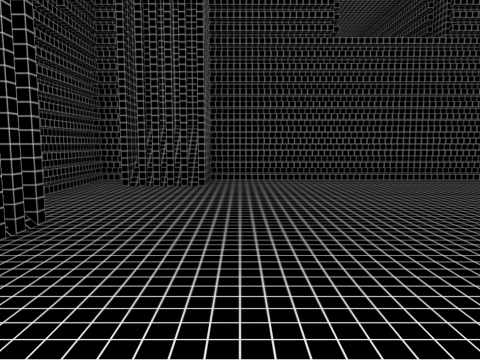
View 1 (above)

24 first-person views from a walk through a scene from a Unity 3-D project. The camera is 1.5 m above the floor, tilts 6° down and sees 70° across. The floor is counted in squares, 2 m on a side. Each view is taken from the middle of a square. On the plan, view 1 faces up. The plan holds only what a view shows up to about 11 squares ahead; the rest is blank. The place goes on beyond the plan. The player is left out.

View 2
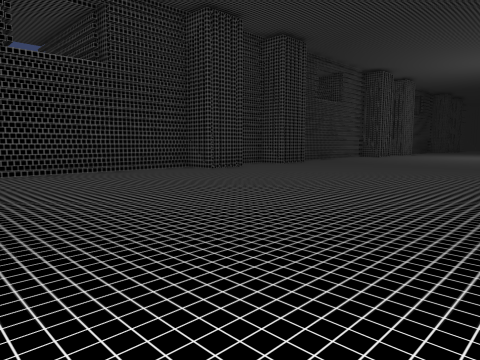

View 3
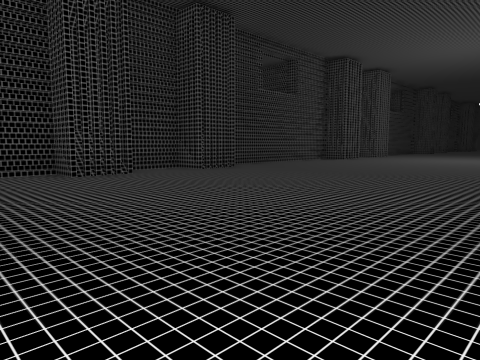

View 4
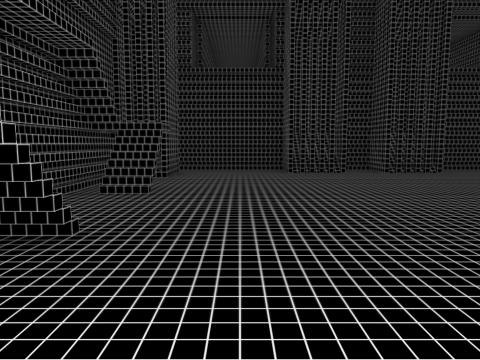

View 5
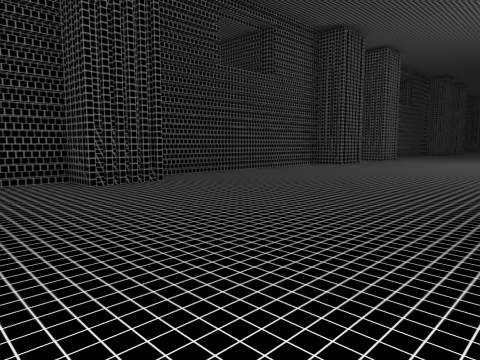

View 6
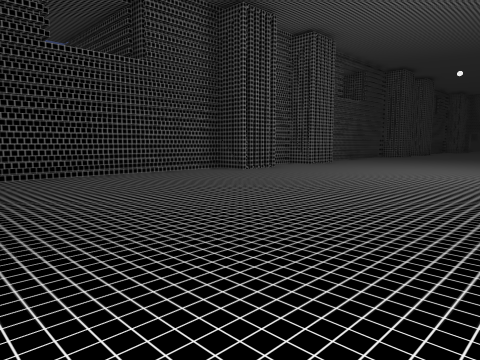

View 7
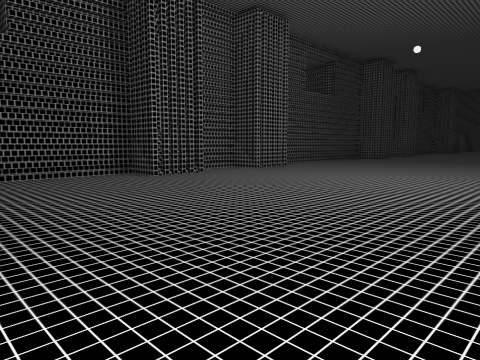

View 8
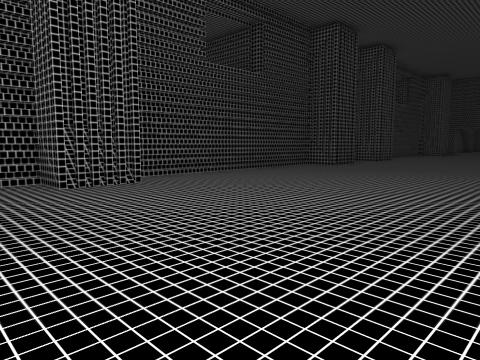

View 9
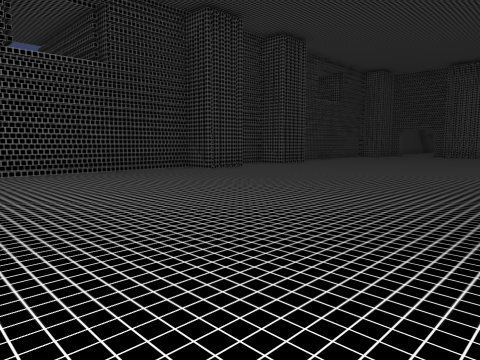

View 10
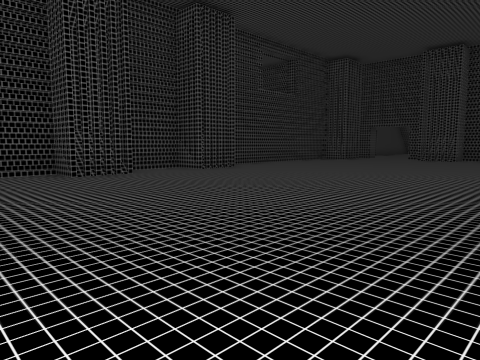

View 11
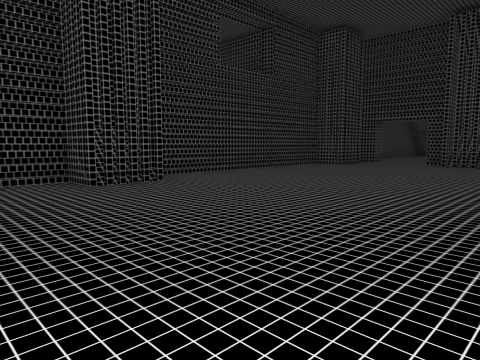

View 12
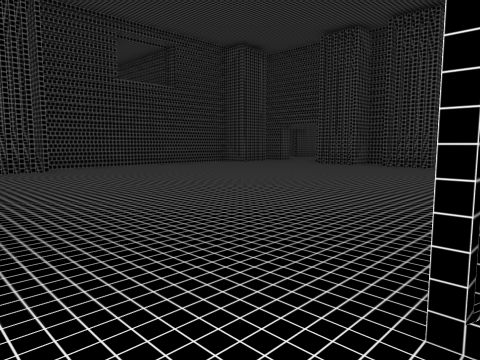

View 13
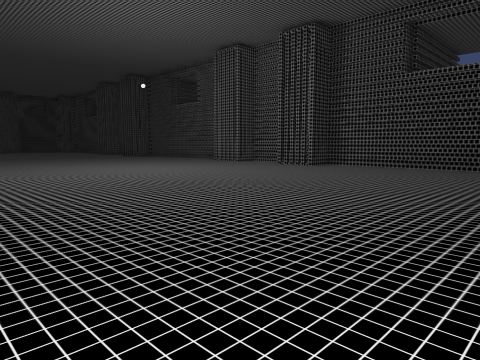

View 14
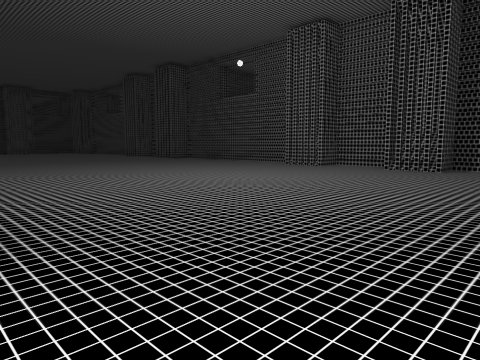

View 15
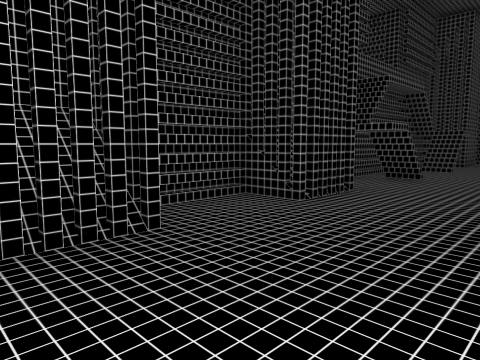

View 16
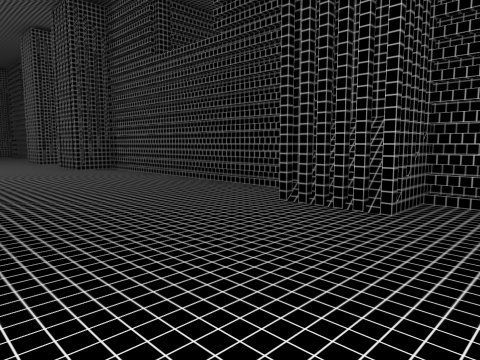

View 17
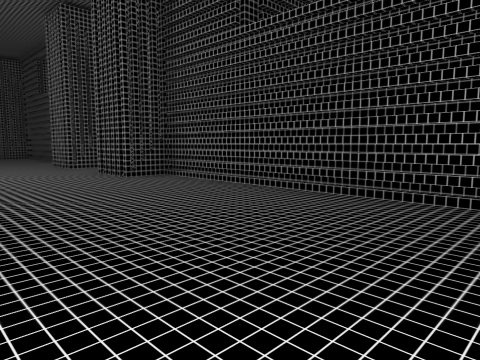

View 18
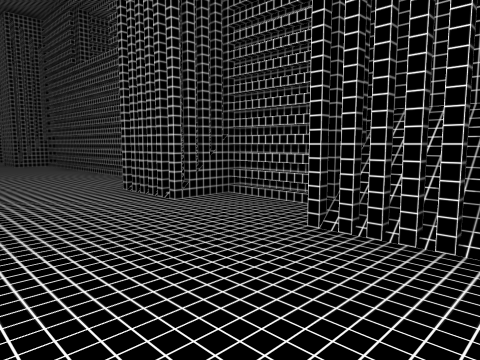

View 19
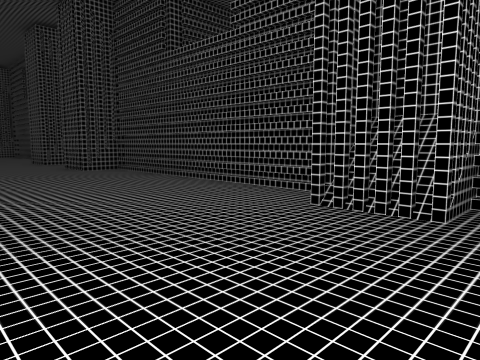

View 20
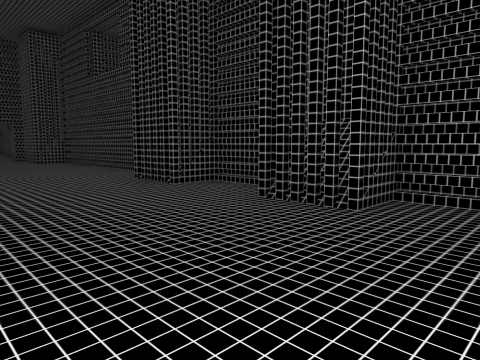

View 21
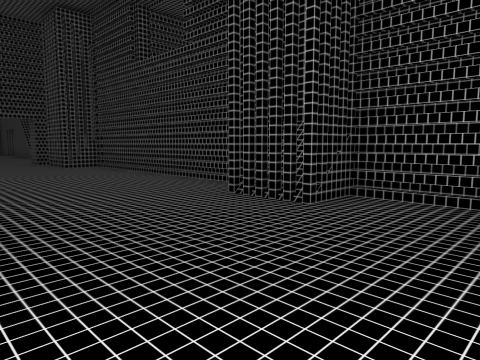

View 22
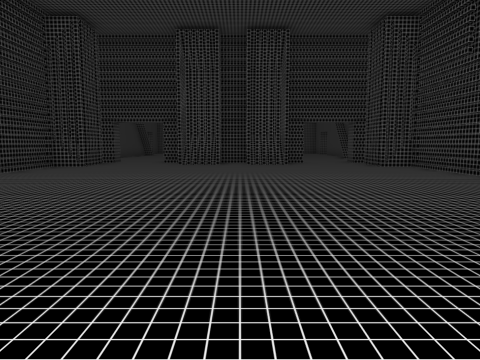

View 23
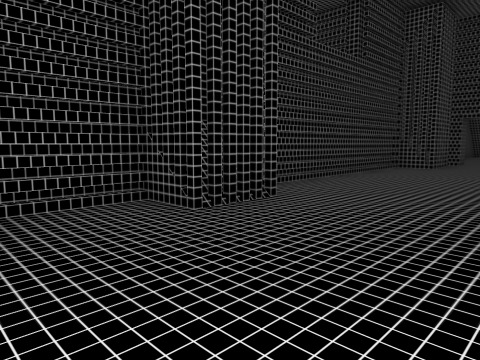

View 24
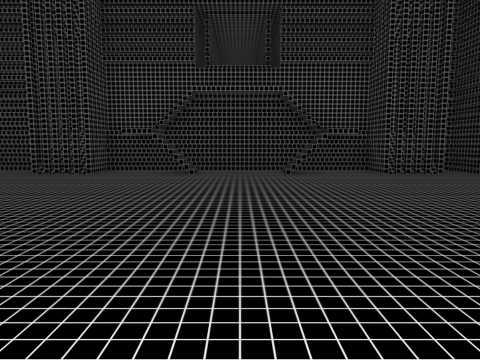

### Floor plan
Key: @ floor where view 1 was taken; # wall or solid block; . floor; = window, fence, low wall or low ledge; ^ raised ledge.
Columns run from 3 left of view 1 to 44 right of it. Each row starts with its distance up from view 1.
  7 ################################################
  6 ###.......##..##......#=#.##.......##..##......#
  5 #...............................................
  4 #...............................................
  3 #^..............................................
  2 #^..............................................
  1 ##..............................................
  0 #^.@............................................
 -1 ##..............................................
 -2 #...............................................
 -3 #...............................................
 -4 ##^.=...#.##..^#......###.^^.......##..^#......#
 -5 ############## ######################## ########

Where each view was taken, in squares from view 1:
view 1: 0 up, 0 right, facing up
view 2: 2 down, 0 right, facing up-right
view 3: 2 down, 4 right, facing up-right
view 4: 2 down, 7 right, facing left
view 5: 0 up, 8 right, facing up-right
view 6: 1 down, 12 right, facing up-right
view 7: 1 down, 15 right, facing up-right
view 8: 0 up, 21 right, facing up-right
view 9: 2 down, 25 right, facing up-right
view 10: 2 down, 29 right, facing up-right
view 11: 0 up, 33 right, facing up-right
view 12: 4 down, 34 right, facing up-right
view 13: 4 down, 31 right, facing up-left
view 14: 4 down, 27 right, facing up-left
view 15: 1 down, 12 right, facing down-left
view 16: 0 up, 9 right, facing down-right
view 17: 0 up, 12 right, facing down-right
view 18: 1 down, 19 right, facing down-right
view 19: 0 up, 22 right, facing down-right
view 20: 0 up, 30 right, facing down-right
view 21: 0 up, 33 right, facing down-right
view 22: 1 up, 33 right, facing right
view 23: 3 up, 33 right, facing up-right
view 24: 5 up, 3 right, facing down
